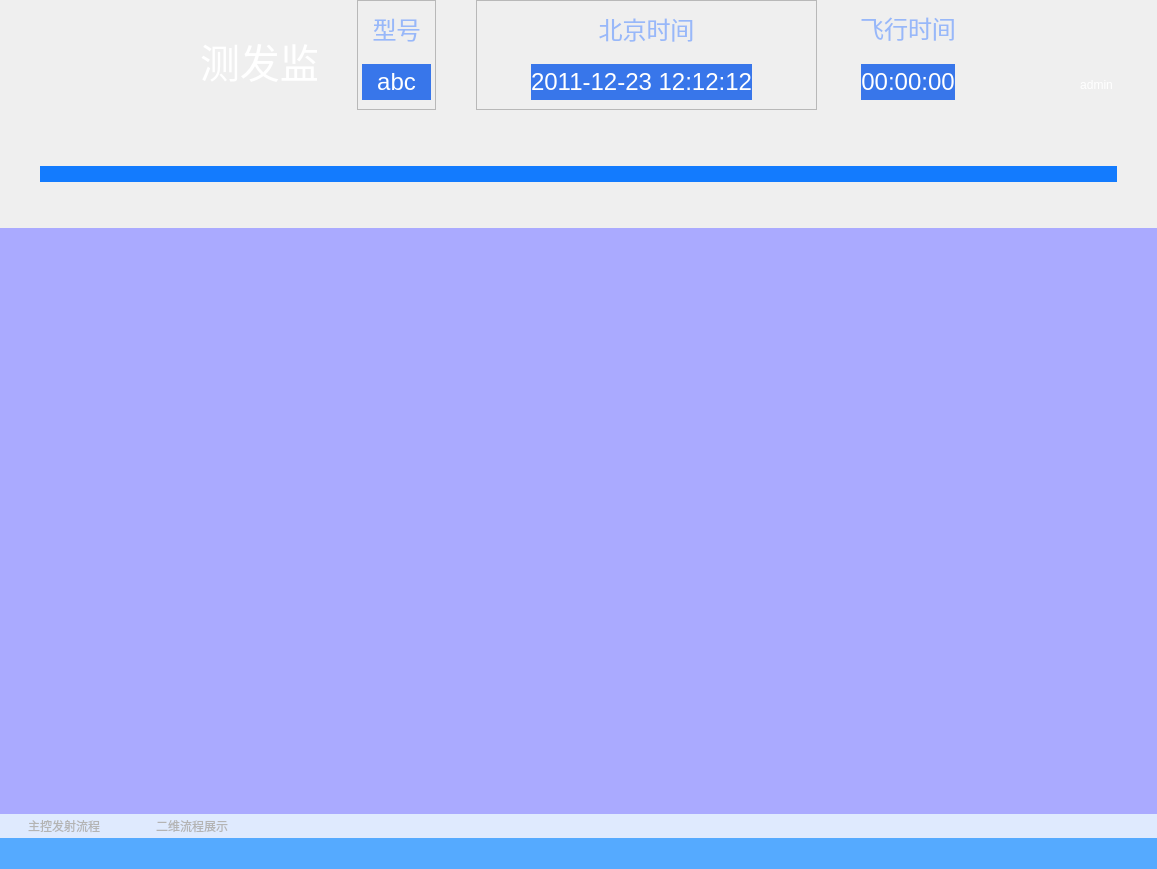
<?xml version="1.0" encoding="UTF-8"?>
<ui version="4.0">
 <class>ControlMonitorClass</class>
 <widget class="QMainWindow" name="ControlMonitorClass">
  <property name="geometry">
   <rect>
    <x>0</x>
    <y>0</y>
    <width>1157</width>
    <height>869</height>
   </rect>
  </property>
  <property name="windowTitle">
   <string>ControlMonitor</string>
  </property>
  <widget class="QWidget" name="centralWidget">
   <layout class="QVBoxLayout" name="verticalLayout_5">
    <property name="spacing">
     <number>0</number>
    </property>
    <property name="leftMargin">
     <number>0</number>
    </property>
    <property name="topMargin">
     <number>0</number>
    </property>
    <property name="rightMargin">
     <number>0</number>
    </property>
    <property name="bottomMargin">
     <number>0</number>
    </property>
    <item>
     <widget class="QWidget" name="top_wgt" native="true">
      <property name="minimumSize">
       <size>
        <width>1014</width>
        <height>120</height>
       </size>
      </property>
      <property name="maximumSize">
       <size>
        <width>16777215</width>
        <height>120</height>
       </size>
      </property>
      <property name="styleSheet">
       <string notr="true">border-image:url(&quot;:/ControlMonitor/topbar&quot;)</string>
      </property>
      <layout class="QHBoxLayout" name="horizontalLayout">
       <property name="spacing">
        <number>0</number>
       </property>
       <property name="leftMargin">
        <number>0</number>
       </property>
       <property name="topMargin">
        <number>0</number>
       </property>
       <property name="rightMargin">
        <number>0</number>
       </property>
       <property name="bottomMargin">
        <number>0</number>
       </property>
       <item>
        <widget class="QWidget" name="widget" native="true">
         <layout class="QHBoxLayout" name="horizontalLayout_2" stretch="4,1,3,1,2">
          <property name="spacing">
           <number>40</number>
          </property>
          <property name="leftMargin">
           <number>0</number>
          </property>
          <property name="topMargin">
           <number>0</number>
          </property>
          <property name="rightMargin">
           <number>0</number>
          </property>
          <property name="bottomMargin">
           <number>10</number>
          </property>
          <item>
           <widget class="QWidget" name="widget_2" native="true">
            <property name="minimumSize">
             <size>
              <width>0</width>
              <height>0</height>
             </size>
            </property>
            <property name="maximumSize">
             <size>
              <width>16777215</width>
              <height>16777215</height>
             </size>
            </property>
            <property name="styleSheet">
             <string notr="true">border-image:&quot;transpant&quot;</string>
            </property>
            <widget class="QLabel" name="softwarename">
             <property name="geometry">
              <rect>
               <x>200</x>
               <y>0</y>
               <width>321</width>
               <height>121</height>
              </rect>
             </property>
             <property name="styleSheet">
              <string notr="true">color:white;font-size:40px</string>
             </property>
             <property name="text">
              <string>测发监测C31软件</string>
             </property>
            </widget>
           </widget>
          </item>
          <item>
           <widget class="QFrame" name="frame">
            <property name="styleSheet">
             <string notr="true">border-image:&quot;transpant&quot;;color:white;font-size:24px</string>
            </property>
            <property name="frameShape">
             <enum>QFrame::StyledPanel</enum>
            </property>
            <property name="frameShadow">
             <enum>QFrame::Raised</enum>
            </property>
            <layout class="QVBoxLayout" name="verticalLayout">
             <property name="spacing">
              <number>0</number>
             </property>
             <property name="leftMargin">
              <number>0</number>
             </property>
             <property name="topMargin">
              <number>0</number>
             </property>
             <property name="rightMargin">
              <number>0</number>
             </property>
             <property name="bottomMargin">
              <number>0</number>
             </property>
             <item>
              <widget class="QLabel" name="rtlabel">
               <property name="styleSheet">
                <string notr="true">color:#98b8f9</string>
               </property>
               <property name="text">
                <string>型号</string>
               </property>
               <property name="alignment">
                <set>Qt::AlignCenter</set>
               </property>
              </widget>
             </item>
             <item>
              <widget class="QWidget" name="widget_8" native="true">
               <layout class="QHBoxLayout" name="horizontalLayout_3">
                <property name="spacing">
                 <number>0</number>
                </property>
                <property name="leftMargin">
                 <number>0</number>
                </property>
                <property name="topMargin">
                 <number>0</number>
                </property>
                <property name="rightMargin">
                 <number>0</number>
                </property>
                <property name="bottomMargin">
                 <number>0</number>
                </property>
                <item>
                 <widget class="QLabel" name="label_2">
                  <property name="minimumSize">
                   <size>
                    <width>4</width>
                    <height>0</height>
                   </size>
                  </property>
                  <property name="maximumSize">
                   <size>
                    <width>4</width>
                    <height>16777215</height>
                   </size>
                  </property>
                  <property name="text">
                   <string/>
                  </property>
                  <property name="pixmap">
                   <pixmap resource="controlmonitor.qrc">:/ControlMonitor/rectleft</pixmap>
                  </property>
                 </widget>
                </item>
                <item>
                 <widget class="QLabel" name="rokect_type">
                  <property name="sizePolicy">
                   <sizepolicy hsizetype="Preferred" vsizetype="Preferred">
                    <horstretch>0</horstretch>
                    <verstretch>0</verstretch>
                   </sizepolicy>
                  </property>
                  <property name="maximumSize">
                   <size>
                    <width>16777215</width>
                    <height>36</height>
                   </size>
                  </property>
                  <property name="sizeIncrement">
                   <size>
                    <width>0</width>
                    <height>36</height>
                   </size>
                  </property>
                  <property name="styleSheet">
                   <string notr="true">background-color:rgba(56,118,234,1)</string>
                  </property>
                  <property name="text">
                   <string>abc</string>
                  </property>
                  <property name="alignment">
                   <set>Qt::AlignCenter</set>
                  </property>
                 </widget>
                </item>
                <item>
                 <widget class="QLabel" name="label_3">
                  <property name="minimumSize">
                   <size>
                    <width>4</width>
                    <height>0</height>
                   </size>
                  </property>
                  <property name="maximumSize">
                   <size>
                    <width>4</width>
                    <height>16777215</height>
                   </size>
                  </property>
                  <property name="sizeIncrement">
                   <size>
                    <width>0</width>
                    <height>0</height>
                   </size>
                  </property>
                  <property name="text">
                   <string/>
                  </property>
                  <property name="pixmap">
                   <pixmap resource="controlmonitor.qrc">:/ControlMonitor/rectright</pixmap>
                  </property>
                 </widget>
                </item>
               </layout>
              </widget>
             </item>
            </layout>
           </widget>
          </item>
          <item>
           <widget class="QFrame" name="frame_2">
            <property name="styleSheet">
             <string notr="true">border-image:&quot;transpant&quot;;color:white;font-size:24px</string>
            </property>
            <property name="frameShape">
             <enum>QFrame::StyledPanel</enum>
            </property>
            <property name="frameShadow">
             <enum>QFrame::Raised</enum>
            </property>
            <layout class="QVBoxLayout" name="verticalLayout_2">
             <property name="spacing">
              <number>0</number>
             </property>
             <property name="leftMargin">
              <number>0</number>
             </property>
             <property name="topMargin">
              <number>0</number>
             </property>
             <property name="rightMargin">
              <number>0</number>
             </property>
             <property name="bottomMargin">
              <number>0</number>
             </property>
             <item>
              <widget class="QLabel" name="ctlabel">
               <property name="styleSheet">
                <string notr="true">color:#98b8f9</string>
               </property>
               <property name="text">
                <string>北京时间</string>
               </property>
               <property name="alignment">
                <set>Qt::AlignCenter</set>
               </property>
              </widget>
             </item>
             <item>
              <widget class="QWidget" name="widget_9" native="true">
               <layout class="QHBoxLayout" name="horizontalLayout_4">
                <property name="spacing">
                 <number>0</number>
                </property>
                <property name="leftMargin">
                 <number>50</number>
                </property>
                <property name="topMargin">
                 <number>0</number>
                </property>
                <property name="rightMargin">
                 <number>50</number>
                </property>
                <property name="bottomMargin">
                 <number>0</number>
                </property>
                <item>
                 <widget class="QLabel" name="label_4">
                  <property name="minimumSize">
                   <size>
                    <width>4</width>
                    <height>0</height>
                   </size>
                  </property>
                  <property name="maximumSize">
                   <size>
                    <width>4</width>
                    <height>16777215</height>
                   </size>
                  </property>
                  <property name="text">
                   <string/>
                  </property>
                  <property name="pixmap">
                   <pixmap resource="controlmonitor.qrc">:/ControlMonitor/rectleft</pixmap>
                  </property>
                 </widget>
                </item>
                <item>
                 <widget class="QLabel" name="curtime">
                  <property name="sizePolicy">
                   <sizepolicy hsizetype="Expanding" vsizetype="Preferred">
                    <horstretch>0</horstretch>
                    <verstretch>0</verstretch>
                   </sizepolicy>
                  </property>
                  <property name="minimumSize">
                   <size>
                    <width>0</width>
                    <height>36</height>
                   </size>
                  </property>
                  <property name="maximumSize">
                   <size>
                    <width>16777215</width>
                    <height>36</height>
                   </size>
                  </property>
                  <property name="styleSheet">
                   <string notr="true">background-color:rgba(56,118,234,1)</string>
                  </property>
                  <property name="text">
                   <string>2011-12-23 12:12:12</string>
                  </property>
                  <property name="textFormat">
                   <enum>Qt::PlainText</enum>
                  </property>
                  <property name="alignment">
                   <set>Qt::AlignCenter</set>
                  </property>
                 </widget>
                </item>
                <item>
                 <widget class="QLabel" name="label_5">
                  <property name="text">
                   <string/>
                  </property>
                  <property name="pixmap">
                   <pixmap resource="controlmonitor.qrc">:/ControlMonitor/rectright</pixmap>
                  </property>
                 </widget>
                </item>
               </layout>
              </widget>
             </item>
            </layout>
           </widget>
          </item>
          <item>
           <widget class="QWidget" name="widget_3" native="true">
            <property name="styleSheet">
             <string notr="true">border-image:&quot;transpant&quot;;color:white;font-size:24px</string>
            </property>
            <layout class="QVBoxLayout" name="verticalLayout_3">
             <property name="spacing">
              <number>0</number>
             </property>
             <property name="leftMargin">
              <number>0</number>
             </property>
             <property name="topMargin">
              <number>0</number>
             </property>
             <property name="rightMargin">
              <number>0</number>
             </property>
             <property name="bottomMargin">
              <number>0</number>
             </property>
             <item>
              <widget class="QLabel" name="ftlabel">
               <property name="styleSheet">
                <string notr="true">color:#98b8f9</string>
               </property>
               <property name="text">
                <string>飞行时间</string>
               </property>
               <property name="alignment">
                <set>Qt::AlignCenter</set>
               </property>
              </widget>
             </item>
             <item>
              <widget class="QWidget" name="widget_10" native="true">
               <layout class="QHBoxLayout" name="horizontalLayout_5">
                <property name="spacing">
                 <number>0</number>
                </property>
                <property name="leftMargin">
                 <number>0</number>
                </property>
                <property name="topMargin">
                 <number>0</number>
                </property>
                <property name="rightMargin">
                 <number>0</number>
                </property>
                <property name="bottomMargin">
                 <number>0</number>
                </property>
                <item>
                 <widget class="QLabel" name="label_6">
                  <property name="minimumSize">
                   <size>
                    <width>4</width>
                    <height>0</height>
                   </size>
                  </property>
                  <property name="maximumSize">
                   <size>
                    <width>4</width>
                    <height>16777215</height>
                   </size>
                  </property>
                  <property name="text">
                   <string/>
                  </property>
                  <property name="pixmap">
                   <pixmap resource="controlmonitor.qrc">:/ControlMonitor/rectleft</pixmap>
                  </property>
                 </widget>
                </item>
                <item>
                 <widget class="QLabel" name="time">
                  <property name="sizePolicy">
                   <sizepolicy hsizetype="Minimum" vsizetype="Preferred">
                    <horstretch>0</horstretch>
                    <verstretch>0</verstretch>
                   </sizepolicy>
                  </property>
                  <property name="minimumSize">
                   <size>
                    <width>0</width>
                    <height>36</height>
                   </size>
                  </property>
                  <property name="maximumSize">
                   <size>
                    <width>16777215</width>
                    <height>36</height>
                   </size>
                  </property>
                  <property name="styleSheet">
                   <string notr="true">background-color:rgba(56,118,234,1)</string>
                  </property>
                  <property name="text">
                   <string>00:00:00</string>
                  </property>
                  <property name="alignment">
                   <set>Qt::AlignCenter</set>
                  </property>
                 </widget>
                </item>
                <item>
                 <widget class="QLabel" name="label_7">
                  <property name="minimumSize">
                   <size>
                    <width>4</width>
                    <height>0</height>
                   </size>
                  </property>
                  <property name="maximumSize">
                   <size>
                    <width>4</width>
                    <height>16777215</height>
                   </size>
                  </property>
                  <property name="text">
                   <string/>
                  </property>
                  <property name="pixmap">
                   <pixmap resource="controlmonitor.qrc">:/ControlMonitor/rectright</pixmap>
                  </property>
                 </widget>
                </item>
               </layout>
              </widget>
             </item>
            </layout>
           </widget>
          </item>
          <item>
           <widget class="QWidget" name="right_wgt" native="true">
            <property name="minimumSize">
             <size>
              <width>0</width>
              <height>120</height>
             </size>
            </property>
            <property name="maximumSize">
             <size>
              <width>16777215</width>
              <height>16777215</height>
             </size>
            </property>
            <property name="styleSheet">
             <string notr="true">border-image:&quot;transpant&quot;</string>
            </property>
            <layout class="QGridLayout" name="gridLayout">
             <property name="leftMargin">
              <number>0</number>
             </property>
             <property name="topMargin">
              <number>4</number>
             </property>
             <property name="rightMargin">
              <number>4</number>
             </property>
             <property name="bottomMargin">
              <number>20</number>
             </property>
             <property name="spacing">
              <number>0</number>
             </property>
             <item row="2" column="4">
              <widget class="QLabel" name="lb_user">
               <property name="layoutDirection">
                <enum>Qt::LeftToRight</enum>
               </property>
               <property name="styleSheet">
                <string notr="true">color: white</string>
               </property>
               <property name="text">
                <string>admin</string>
               </property>
               <property name="alignment">
                <set>Qt::AlignCenter</set>
               </property>
              </widget>
             </item>
             <item row="2" column="0">
              <widget class="QWidget" name="widget_4" native="true">
               <property name="sizePolicy">
                <sizepolicy hsizetype="Expanding" vsizetype="Preferred">
                 <horstretch>0</horstretch>
                 <verstretch>0</verstretch>
                </sizepolicy>
               </property>
               <property name="maximumSize">
                <size>
                 <width>16777215</width>
                 <height>16777215</height>
                </size>
               </property>
              </widget>
             </item>
             <item row="2" column="2">
              <widget class="QPushButton" name="pb_min_1">
               <property name="minimumSize">
                <size>
                 <width>30</width>
                 <height>30</height>
                </size>
               </property>
               <property name="maximumSize">
                <size>
                 <width>30</width>
                 <height>30</height>
                </size>
               </property>
               <property name="cursor">
                <cursorShape>PointingHandCursor</cursorShape>
               </property>
               <property name="toolTip">
                <string>当前用户</string>
               </property>
               <property name="styleSheet">
                <string notr="true">QPushButton {
	background-color:transparent;
	background-image: url(:/ControlMonitor/images/用户1.png);
    border:0px;
}

</string>
               </property>
               <property name="text">
                <string/>
               </property>
              </widget>
             </item>
             <item row="2" column="3">
              <widget class="QWidget" name="widget_6" native="true">
               <property name="minimumSize">
                <size>
                 <width>15</width>
                 <height>0</height>
                </size>
               </property>
               <property name="maximumSize">
                <size>
                 <width>15</width>
                 <height>16777215</height>
                </size>
               </property>
              </widget>
             </item>
             <item row="0" column="6">
              <widget class="QPushButton" name="pb_close">
               <property name="minimumSize">
                <size>
                 <width>30</width>
                 <height>30</height>
                </size>
               </property>
               <property name="maximumSize">
                <size>
                 <width>30</width>
                 <height>30</height>
                </size>
               </property>
               <property name="cursor">
                <cursorShape>PointingHandCursor</cursorShape>
               </property>
               <property name="toolTip">
                <string>关闭</string>
               </property>
               <property name="styleSheet">
                <string notr="true">QPushButton:hover{
	background-color:transparent;
	background-image: url(:/ControlMonitor/images/关闭-悬浮.png);
    border:0px;}
QPushButton:pressed{
	background-color:transparent; 
	background-image: url(:/ControlMonitor/images/关闭-点击.png);
    border:0px;}
QPushButton {
	background-color:transparent;
	background-image: url(:/ControlMonitor/images/关闭-默认.png);
    border:0px;
}

</string>
               </property>
               <property name="text">
                <string/>
               </property>
              </widget>
             </item>
             <item row="1" column="3">
              <widget class="QWidget" name="widget_5" native="true"/>
             </item>
             <item row="0" column="4">
              <widget class="QPushButton" name="pb_min">
               <property name="minimumSize">
                <size>
                 <width>30</width>
                 <height>30</height>
                </size>
               </property>
               <property name="maximumSize">
                <size>
                 <width>30</width>
                 <height>30</height>
                </size>
               </property>
               <property name="cursor">
                <cursorShape>PointingHandCursor</cursorShape>
               </property>
               <property name="toolTip">
                <string>最小化</string>
               </property>
               <property name="styleSheet">
                <string notr="true">QPushButton:hover{
	background-color:transparent;
	background-image:url(:/ControlMonitor/images/最小化-悬浮.png);
    border:0px;}
QPushButton:pressed{
	background-color:transparent; 
    background-image: url(:/ControlMonitor/images/最小化-点击.png);
    border:0px;}
QPushButton {
	background-color:transparent;
	background-image: url(:/ControlMonitor/images/最小化-默认.png);
    border:0px;
}

</string>
               </property>
               <property name="text">
                <string/>
               </property>
              </widget>
             </item>
             <item row="2" column="6">
              <widget class="QLabel" name="label">
               <property name="cursor">
                <cursorShape>PointingHandCursor</cursorShape>
               </property>
               <property name="text">
                <string/>
               </property>
               <property name="pixmap">
                <pixmap resource="controlmonitor.qrc">:/ControlMonitor/xiala</pixmap>
               </property>
              </widget>
             </item>
             <item row="2" column="5">
              <widget class="QWidget" name="widget_7" native="true">
               <property name="minimumSize">
                <size>
                 <width>10</width>
                 <height>0</height>
                </size>
               </property>
               <property name="maximumSize">
                <size>
                 <width>10</width>
                 <height>16777215</height>
                </size>
               </property>
              </widget>
             </item>
            </layout>
           </widget>
          </item>
         </layout>
        </widget>
       </item>
      </layout>
     </widget>
    </item>
    <item>
     <widget class="QWidget" name="lightbar" native="true">
      <property name="minimumSize">
       <size>
        <width>0</width>
        <height>108</height>
       </size>
      </property>
      <property name="maximumSize">
       <size>
        <width>16777215</width>
        <height>108</height>
       </size>
      </property>
      <property name="styleSheet">
       <string notr="true">#lightbar
{background-image:url(&quot;:/ControlMonitor/dibian&quot;)}</string>
      </property>
      <layout class="QVBoxLayout" name="verticalLayout_6">
       <property name="spacing">
        <number>0</number>
       </property>
       <property name="leftMargin">
        <number>0</number>
       </property>
       <property name="topMargin">
        <number>0</number>
       </property>
       <property name="rightMargin">
        <number>0</number>
       </property>
       <property name="bottomMargin">
        <number>0</number>
       </property>
       <item>
        <widget class="QWidget" name="up_wordbar" native="true">
         <property name="minimumSize">
          <size>
           <width>0</width>
           <height>36</height>
          </size>
         </property>
         <property name="maximumSize">
          <size>
           <width>16777215</width>
           <height>36</height>
          </size>
         </property>
         <property name="styleSheet">
          <string notr="true">background-color: transparent</string>
         </property>
        </widget>
       </item>
       <item>
        <widget class="QWidget" name="widget_16" native="true">
         <property name="styleSheet">
          <string notr="true">background-color: transparent</string>
         </property>
         <layout class="QHBoxLayout" name="horizontalLayout_9">
          <property name="spacing">
           <number>0</number>
          </property>
          <property name="leftMargin">
           <number>0</number>
          </property>
          <property name="topMargin">
           <number>0</number>
          </property>
          <property name="rightMargin">
           <number>0</number>
          </property>
          <property name="bottomMargin">
           <number>0</number>
          </property>
          <item>
           <widget class="QLabel" name="label_12">
            <property name="minimumSize">
             <size>
              <width>40</width>
              <height>0</height>
             </size>
            </property>
            <property name="maximumSize">
             <size>
              <width>34</width>
              <height>16777215</height>
             </size>
            </property>
            <property name="text">
             <string/>
            </property>
            <property name="pixmap">
             <pixmap resource="controlmonitor.qrc">:/ControlMonitor/images/left@2x.png</pixmap>
            </property>
            <property name="alignment">
             <set>Qt::AlignRight|Qt::AlignTrailing|Qt::AlignVCenter</set>
            </property>
           </widget>
          </item>
          <item>
           <widget class="QWidget" name="dengtiao" native="true">
            <widget class="QLabel" name="label_14">
             <property name="geometry">
              <rect>
               <x>0</x>
               <y>10</y>
               <width>1840</width>
               <height>16</height>
              </rect>
             </property>
             <property name="minimumSize">
              <size>
               <width>0</width>
               <height>16</height>
              </size>
             </property>
             <property name="maximumSize">
              <size>
               <width>16777215</width>
               <height>16</height>
              </size>
             </property>
             <property name="styleSheet">
              <string notr="true">background-color:rgb(19,123,254)</string>
             </property>
             <property name="text">
              <string/>
             </property>
            </widget>
            <widget class="QLabel" name="label_18">
             <property name="geometry">
              <rect>
               <x>110</x>
               <y>30</y>
               <width>36</width>
               <height>36</height>
              </rect>
             </property>
             <property name="text">
              <string/>
             </property>
             <property name="pixmap">
              <pixmap resource="controlmonitor.qrc">:/ControlMonitor/light</pixmap>
             </property>
             <property name="scaledContents">
              <bool>true</bool>
             </property>
            </widget>
           </widget>
          </item>
          <item>
           <widget class="QLabel" name="label_13">
            <property name="minimumSize">
             <size>
              <width>40</width>
              <height>34</height>
             </size>
            </property>
            <property name="maximumSize">
             <size>
              <width>40</width>
              <height>34</height>
             </size>
            </property>
            <property name="text">
             <string/>
            </property>
            <property name="pixmap">
             <pixmap resource="controlmonitor.qrc">:/ControlMonitor/images/right@2x.png</pixmap>
            </property>
           </widget>
          </item>
         </layout>
        </widget>
       </item>
       <item>
        <widget class="QWidget" name="down_wordbar" native="true">
         <property name="minimumSize">
          <size>
           <width>0</width>
           <height>36</height>
          </size>
         </property>
         <property name="maximumSize">
          <size>
           <width>16777215</width>
           <height>36</height>
          </size>
         </property>
         <property name="styleSheet">
          <string notr="true">background-color: transparent</string>
         </property>
        </widget>
       </item>
      </layout>
     </widget>
    </item>
    <item>
     <widget class="QWidget" name="center_wgt" native="true">
      <property name="styleSheet">
       <string notr="true">background-color: rgb(170, 170, 255);</string>
      </property>
      <layout class="QVBoxLayout" name="verticalLayout_4">
       <property name="spacing">
        <number>0</number>
       </property>
       <property name="leftMargin">
        <number>0</number>
       </property>
       <property name="topMargin">
        <number>0</number>
       </property>
       <property name="rightMargin">
        <number>0</number>
       </property>
       <property name="bottomMargin">
        <number>0</number>
       </property>
       <item>
        <widget class="QStackedWidget" name="tabwgt">
         <property name="currentIndex">
          <number>0</number>
         </property>
         <widget class="QWidget" name="page1"/>
         <widget class="QWidget" name="page2"/>
        </widget>
       </item>
       <item>
        <widget class="QWidget" name="widget_11" native="true">
         <property name="minimumSize">
          <size>
           <width>0</width>
           <height>24</height>
          </size>
         </property>
         <property name="maximumSize">
          <size>
           <width>16777215</width>
           <height>24</height>
          </size>
         </property>
         <property name="styleSheet">
          <string notr="true">background-color:rgb(223,234,254)</string>
         </property>
         <layout class="QHBoxLayout" name="horizontalLayout_8">
          <property name="spacing">
           <number>0</number>
          </property>
          <property name="leftMargin">
           <number>0</number>
          </property>
          <property name="topMargin">
           <number>0</number>
          </property>
          <property name="rightMargin">
           <number>0</number>
          </property>
          <property name="bottomMargin">
           <number>0</number>
          </property>
          <item>
           <widget class="QWidget" name="widget_12" native="true">
            <property name="minimumSize">
             <size>
              <width>128</width>
              <height>24</height>
             </size>
            </property>
            <property name="maximumSize">
             <size>
              <width>128</width>
              <height>24</height>
             </size>
            </property>
            <layout class="QHBoxLayout" name="horizontalLayout_6">
             <property name="spacing">
              <number>0</number>
             </property>
             <property name="leftMargin">
              <number>0</number>
             </property>
             <property name="topMargin">
              <number>0</number>
             </property>
             <property name="rightMargin">
              <number>0</number>
             </property>
             <property name="bottomMargin">
              <number>0</number>
             </property>
             <item>
              <widget class="QLabel" name="label_8">
               <property name="minimumSize">
                <size>
                 <width>4</width>
                 <height>0</height>
                </size>
               </property>
               <property name="maximumSize">
                <size>
                 <width>4</width>
                 <height>16777215</height>
                </size>
               </property>
               <property name="text">
                <string/>
               </property>
               <property name="pixmap">
                <pixmap resource="controlmonitor.qrc">:/ControlMonitor/rectleft</pixmap>
               </property>
               <property name="alignment">
                <set>Qt::AlignCenter</set>
               </property>
              </widget>
             </item>
             <item>
              <widget class="QPushButton" name="zhukong">
               <property name="minimumSize">
                <size>
                 <width>120</width>
                 <height>24</height>
                </size>
               </property>
               <property name="maximumSize">
                <size>
                 <width>120</width>
                 <height>24</height>
                </size>
               </property>
               <property name="cursor">
                <cursorShape>PointingHandCursor</cursorShape>
               </property>
               <property name="styleSheet">
                <string notr="true">
QPushButton{
color:rgb(180,180,180);
border:none;
}
QPushButton:hover{
color:black;
border:none;
}</string>
               </property>
               <property name="text">
                <string>主控发射流程</string>
               </property>
              </widget>
             </item>
             <item>
              <widget class="QLabel" name="label_9">
               <property name="minimumSize">
                <size>
                 <width>4</width>
                 <height>0</height>
                </size>
               </property>
               <property name="maximumSize">
                <size>
                 <width>4</width>
                 <height>16777215</height>
                </size>
               </property>
               <property name="text">
                <string/>
               </property>
               <property name="pixmap">
                <pixmap resource="controlmonitor.qrc">:/ControlMonitor/rectright</pixmap>
               </property>
               <property name="alignment">
                <set>Qt::AlignCenter</set>
               </property>
              </widget>
             </item>
            </layout>
           </widget>
          </item>
          <item>
           <widget class="QWidget" name="widget_13" native="true">
            <property name="minimumSize">
             <size>
              <width>128</width>
              <height>24</height>
             </size>
            </property>
            <property name="maximumSize">
             <size>
              <width>128</width>
              <height>24</height>
             </size>
            </property>
            <layout class="QHBoxLayout" name="horizontalLayout_7">
             <property name="spacing">
              <number>0</number>
             </property>
             <property name="leftMargin">
              <number>0</number>
             </property>
             <property name="topMargin">
              <number>0</number>
             </property>
             <property name="rightMargin">
              <number>0</number>
             </property>
             <property name="bottomMargin">
              <number>0</number>
             </property>
             <item>
              <widget class="QPushButton" name="erwei">
               <property name="minimumSize">
                <size>
                 <width>120</width>
                 <height>24</height>
                </size>
               </property>
               <property name="maximumSize">
                <size>
                 <width>120</width>
                 <height>24</height>
                </size>
               </property>
               <property name="cursor">
                <cursorShape>PointingHandCursor</cursorShape>
               </property>
               <property name="styleSheet">
                <string notr="true">
QPushButton{
color:rgb(180,180,180);
border:none;
}
QPushButton:hover{
color:black;
border:none;
}</string>
               </property>
               <property name="text">
                <string>二维流程展示</string>
               </property>
              </widget>
             </item>
            </layout>
           </widget>
          </item>
          <item>
           <spacer name="horizontalSpacer">
            <property name="orientation">
             <enum>Qt::Horizontal</enum>
            </property>
            <property name="sizeHint" stdset="0">
             <size>
              <width>40</width>
              <height>20</height>
             </size>
            </property>
           </spacer>
          </item>
         </layout>
        </widget>
       </item>
      </layout>
     </widget>
    </item>
    <item>
     <widget class="QWidget" name="top_wgt_2" native="true">
      <property name="minimumSize">
       <size>
        <width>1014</width>
        <height>31</height>
       </size>
      </property>
      <property name="maximumSize">
       <size>
        <width>16777215</width>
        <height>31</height>
       </size>
      </property>
      <property name="styleSheet">
       <string notr="true"> 
background-color: rgb(85, 170, 255);</string>
      </property>
      <widget class="QWidget" name="wgt_status_left" native="true">
       <property name="geometry">
        <rect>
         <x>0</x>
         <y>0</y>
         <width>790</width>
         <height>31</height>
        </rect>
       </property>
       <property name="minimumSize">
        <size>
         <width>790</width>
         <height>24</height>
        </size>
       </property>
       <widget class="QLabel" name="lb_flag_5">
        <property name="geometry">
         <rect>
          <x>10</x>
          <y>4</y>
          <width>24</width>
          <height>24</height>
         </rect>
        </property>
        <property name="styleSheet">
         <string notr="true"/>
        </property>
        <property name="text">
         <string/>
        </property>
        <property name="pixmap">
         <pixmap resource="controlmonitor.qrc">:/ControlMonitor/images/icon_info.png</pixmap>
        </property>
       </widget>
      </widget>
     </widget>
    </item>
   </layout>
  </widget>
 </widget>
 <layoutdefault spacing="6" margin="11"/>
 <resources>
  <include location="controlmonitor.qrc"/>
 </resources>
 <connections/>
</ui>
